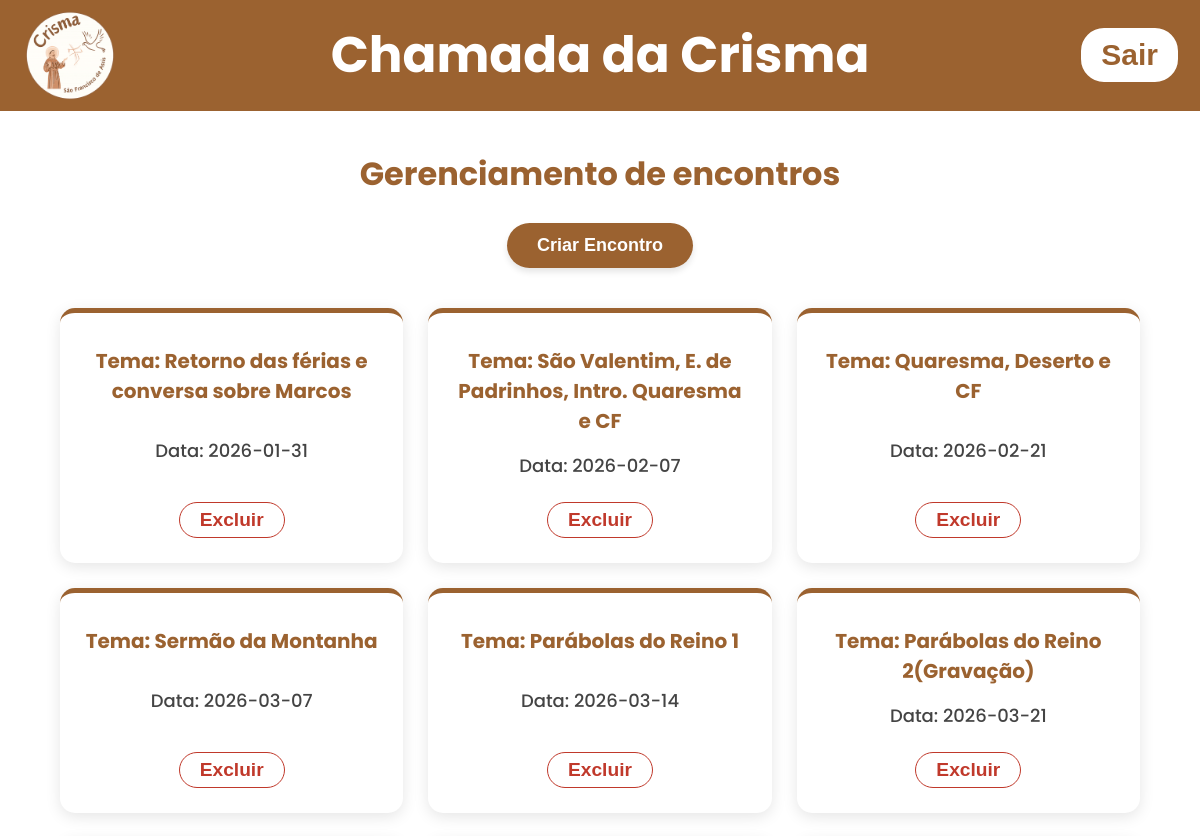
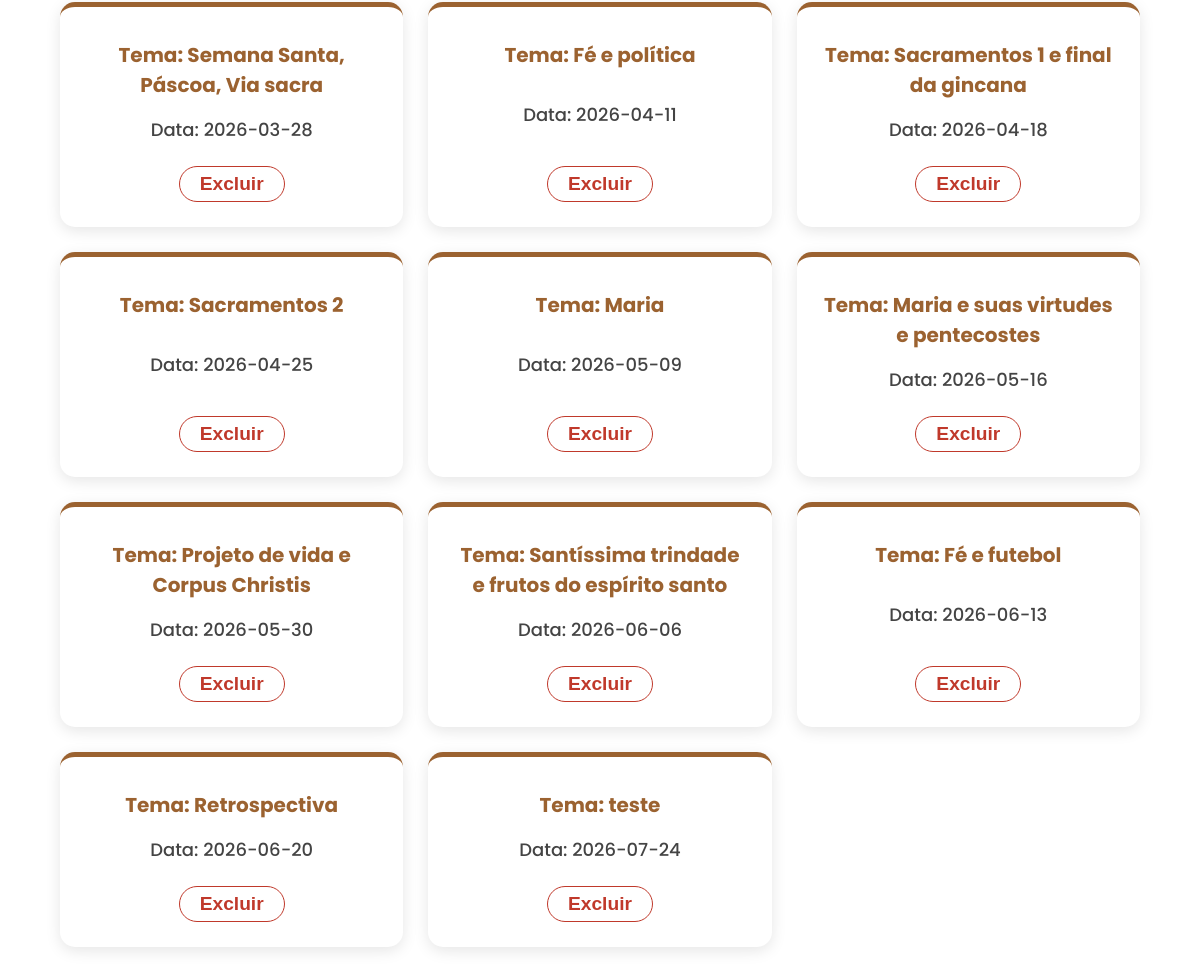
The page /listmeettings (signed in) on the database its author committed (2 pictures, top to bottom).
### tables this page shows
CREATE TABLE meetings (
    id INTEGER PRIMARY KEY AUTOINCREMENT,
    tema TEXT NOT NULL,
    meeting_date TEXT NOT NULL,
    created_at DATETIME DEFAULT CURRENT_TIMESTAMP
);

### app.py (the view)
@app.get("/listmeettings")
def list_meetings():
    if not 'admin' in session:
        return render_template('index.html')
    else:
        msg = request.args.get('msg')
        with get_conn() as conn:
            cur = conn.cursor()
            cur.execute("SELECT id, tema, meeting_date FROM meetings ORDER BY created_at")
            encontros = cur.fetchall()
        return render_template('managemeetings.html', encontros=encontros, msg=msg)

### app.py (called while the page is built)
def get_conn():
    conn = sqlite3.connect("data/dataBase.db")
    conn.row_factory = sqlite3.Row
    return conn

### templates/managemeetings.html (shortened to what this page needs)
<!DOCTYPE html>
<html lang="pt-br">
<head>
    <link
      rel="stylesheet"
      href="{{url_for('static', filename='css/styleconfigadmin.css')}}"
    />
    <link
      rel="stylesheet"
      href="{{url_for('static', filename='css/stylemanagemeetings.css')}}"
    />
</head>
<body>
    <header>
      <div class="header-left">
        <img
          src="{{url_for('static', filename='images/logocrismamaior.png')}}"
          alt="Logo da crisma"
          class="logo"
        />
        <h1 class="title-center" onclick="window.location.href='/homepage'" >Chamada da Crisma</h1>
      </div>
      <form action="{{url_for('logout_user')}}" method="post">
        <button class="button-logout">Sair</button>
      </form>
    </header>
    <main>
      <div class="container-principal">
         <h1>Gerenciamento de encontros</h1>
         <button onclick="OpenModalMeetings()">Criar Encontro</button>
         <div class="grid">
          {% for encontro in encontros%}
            <div class="meeting">
              <h2>Tema: {{ encontro.tema }}</h2>
              <h2>Data: {{ encontro.meeting_date}}</h2>
              <button onclick="OpenModalEditMeeting({{encontro.id}})">Excluir</button>
            </div>
          {%endfor%}
          </div>
      </div>
    </main>
</body>
</html>

### static/css/styleconfigadmin.css (style rules this page uses)
body { margin: 50px 0px; background-color: #ffffff; font-family: 'Poppins', sans-serif; padding-top: 80px; }
* { margin: 0; padding: 0; box-sizing: border-box; }
:root { --marrom-logo: #9B6230; }
header { background-color: var(--marrom-logo); color: white; padding: 10px 20px; display: flex; align-items: center; justify-content: space-between; position: fixed; top: 0; left: 0; right: 0; z-index: 1000; }
.header-left { display: flex; align-items: center; }
.header-left img { width: 100px; height: auto; margin-bottom: 0; }
.title-center { position: absolute; left: 50%; transform: translateX(-50%); font-size: 50px; font-weight: bold; background: none; border: none; color: white; cursor: pointer; }
.button-logout { background-color: white; color: var(--marrom-logo); border-radius: 25px; padding: 10px 20px; border-style: solid; border-color: #9B6230; font-size: 30px; font-weight: 600; }
.container-principal { margin-top: 20px; display: flex; flex-direction: column; justify-content: center; align-items: center; font-family: 'Poppins', sans-serif; }
.container-principal h2 { color: var(--marrom-logo); margin-bottom: 15px; font-size: 2em; font-weight: 700; }

### static/css/stylemanagemeetings.css (style rules this page uses)
:root { --marrom-logo: #9B6230; }
.container-principal { display: flex; flex-direction: column; align-items: center; width: 100%; }
.container-principal h1 { text-align: center; font-size: 32px; color: var(--marrom-logo); margin-bottom: 25px; font-weight: 700; }
.container-principal > button { display: block; margin: 0 auto 40px auto; background-color: var(--marrom-logo); color: white; border: none; border-radius: 25px; padding: 12px 30px; font-size: 18px; font-weight: 600; cursor: pointer; transition: background-color 0.3s, transform 0.3s; box-shadow: 0 4px 6px rgba(0, 0, 0, 0.1); }
.grid { display: grid; grid-template-columns: repeat(auto-fill, minmax(280px, 1fr)); gap: 25px; width: 90%; max-width: 1200px; margin-bottom: 50px; }
.meeting { background: white; border-radius: 15px; padding: 25px; box-shadow: 0 4px 15px rgba(0, 0, 0, 0.1); display: flex; flex-direction: column; align-items: center; justify-content: space-between; transition: transform 0.3s, box-shadow 0.3s; border-top: 5px solid var(--marrom-logo); }
.meeting h2 { font-size: 18px; color: #444; margin: 8px 0; text-align: center; font-weight: 500; }
.meeting h2:first-of-type { color: var(--marrom-logo); font-weight: 700; font-size: 20px; }
.meeting button { margin-top: 15px; background-color: transparent; color: #c0392b; border: 1px solid #c0392b; width: auto; display: inline-block; padding: 6px 20px; border-radius: 20px; font-size: 1.2rem; font-weight: 600; cursor: pointer; transition: all 0.2s; }

### rows shown on the page
meetings: tema "Retorno das férias e conversa sobre Marcos", meeting_date "2026-01-31"
meetings: tema "São Valentim, E. de Padrinhos, Intro. Quaresma e CF", meeting_date "2026-02-07"
meetings: tema "Quaresma, Deserto e CF", meeting_date "2026-02-21"
meetings: tema "Sermão da Montanha", meeting_date "2026-03-07"
meetings: tema "Parábolas do Reino 1", meeting_date "2026-03-14"
meetings: tema "Parábolas do Reino 2(Gravação)", meeting_date "2026-03-21"
meetings: tema "Semana Santa, Páscoa, Via sacra", meeting_date "2026-03-28"
meetings: tema "Fé e política", meeting_date "2026-04-11"
meetings: tema "Sacramentos 1 e final da gincana", meeting_date "2026-04-18"
meetings: tema "Sacramentos 2", meeting_date "2026-04-25"
meetings: tema "Maria", meeting_date "2026-05-09"
meetings: tema "Maria e suas virtudes e pentecostes", meeting_date "2026-05-16"
meetings: tema "Projeto de vida e Corpus Christis", meeting_date "2026-05-30"
meetings: tema "Santíssima trindade e frutos do espírito santo", meeting_date "2026-06-06"
meetings: tema "Fé e futebol", meeting_date "2026-06-13"
meetings: tema "Retrospectiva", meeting_date "2026-06-20"
meetings: tema "teste", meeting_date "2026-07-24"
